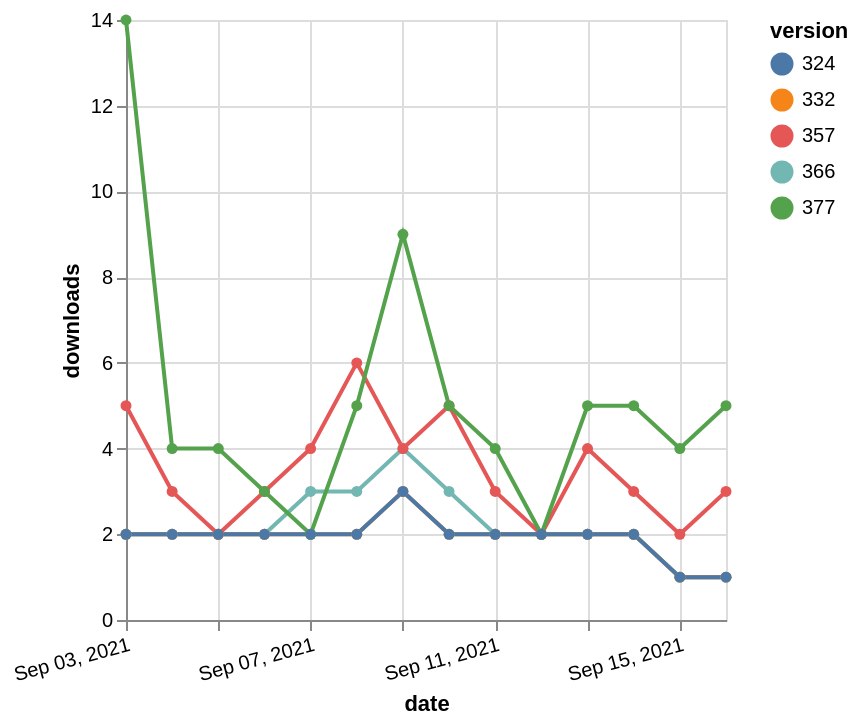

Here is the Vega-Lite specification saved for this chart:
### Vega-Lite specification from a JSON file in a GitHub repository (floating-point values rounded to 4 significant figures)
{"$schema": "https://vega.github.io/schema/vega-lite/v5.json", "description": "A simple bar chart with embedded data.", "data": {"values": [{"date": "2021-09-03", "total": 3975, "delta": 2, "version": "366"}, {"date": "2021-09-04", "total": 3977, "delta": 2, "version": "366"}, {"date": "2021-09-05", "total": 3979, "delta": 2, "version": "366"}, {"date": "2021-09-06", "total": 3981, "delta": 2, "version": "366"}, {"date": "2021-09-07", "total": 3984, "delta": 3, "version": "366"}, {"date": "2021-09-08", "total": 3987, "delta": 3, "version": "366"}, {"date": "2021-09-09", "total": 3991, "delta": 4, "version": "366"}, {"date": "2021-09-10", "total": 3994, "delta": 3, "version": "366"}, {"date": "2021-09-11", "total": 3996, "delta": 2, "version": "366"}, {"date": "2021-09-12", "total": 3998, "delta": 2, "version": "366"}, {"date": "2021-09-13", "total": 4000, "delta": 2, "version": "366"}, {"date": "2021-09-14", "total": 4002, "delta": 2, "version": "366"}, {"date": "2021-09-15", "total": 4003, "delta": 1, "version": "366"}, {"date": "2021-09-16", "total": 4004, "delta": 1, "version": "366"}, {"date": "2021-09-03", "total": 3935, "delta": 5, "version": "357"}, {"date": "2021-09-04", "total": 3938, "delta": 3, "version": "357"}, {"date": "2021-09-05", "total": 3940, "delta": 2, "version": "357"}, {"date": "2021-09-06", "total": 3943, "delta": 3, "version": "357"}, {"date": "2021-09-07", "total": 3947, "delta": 4, "version": "357"}, {"date": "2021-09-08", "total": 3953, "delta": 6, "version": "357"}, {"date": "2021-09-09", "total": 3957, "delta": 4, "version": "357"}, {"date": "2021-09-10", "total": 3962, "delta": 5, "version": "357"}, {"date": "2021-09-11", "total": 3965, "delta": 3, "version": "357"}, {"date": "2021-09-12", "total": 3967, "delta": 2, "version": "357"}, {"date": "2021-09-13", "total": 3971, "delta": 4, "version": "357"}, {"date": "2021-09-14", "total": 3974, "delta": 3, "version": "357"}, {"date": "2021-09-15", "total": 3976, "delta": 2, "version": "357"}, {"date": "2021-09-16", "total": 3979, "delta": 3, "version": "357"}, {"date": "2021-09-03", "total": 2980, "delta": 2, "version": "332"}, {"date": "2021-09-04", "total": 2982, "delta": 2, "version": "332"}, {"date": "2021-09-05", "total": 2984, "delta": 2, "version": "332"}, {"date": "2021-09-06", "total": 2986, "delta": 2, "version": "332"}, {"date": "2021-09-07", "total": 2988, "delta": 2, "version": "332"}, {"date": "2021-09-08", "total": 2990, "delta": 2, "version": "332"}, {"date": "2021-09-09", "total": 2993, "delta": 3, "version": "332"}, {"date": "2021-09-10", "total": 2995, "delta": 2, "version": "332"}, {"date": "2021-09-11", "total": 2997, "delta": 2, "version": "332"}, {"date": "2021-09-12", "total": 2999, "delta": 2, "version": "332"}, {"date": "2021-09-13", "total": 3001, "delta": 2, "version": "332"}, {"date": "2021-09-14", "total": 3003, "delta": 2, "version": "332"}, {"date": "2021-09-15", "total": 3004, "delta": 1, "version": "332"}, {"date": "2021-09-16", "total": 3005, "delta": 1, "version": "332"}, {"date": "2021-09-03", "total": 6423, "delta": 14, "version": "377"}, {"date": "2021-09-04", "total": 6427, "delta": 4, "version": "377"}, {"date": "2021-09-05", "total": 6431, "delta": 4, "version": "377"}, {"date": "2021-09-06", "total": 6434, "delta": 3, "version": "377"}, {"date": "2021-09-07", "total": 6436, "delta": 2, "version": "377"}, {"date": "2021-09-08", "total": 6441, "delta": 5, "version": "377"}, {"date": "2021-09-09", "total": 6450, "delta": 9, "version": "377"}, {"date": "2021-09-10", "total": 6455, "delta": 5, "version": "377"}, {"date": "2021-09-11", "total": 6459, "delta": 4, "version": "377"}, {"date": "2021-09-12", "total": 6461, "delta": 2, "version": "377"}, {"date": "2021-09-13", "total": 6466, "delta": 5, "version": "377"}, {"date": "2021-09-14", "total": 6471, "delta": 5, "version": "377"}, {"date": "2021-09-15", "total": 6475, "delta": 4, "version": "377"}, {"date": "2021-09-16", "total": 6480, "delta": 5, "version": "377"}, {"date": "2021-09-03", "total": 2531, "delta": 2, "version": "324"}, {"date": "2021-09-04", "total": 2533, "delta": 2, "version": "324"}, {"date": "2021-09-05", "total": 2535, "delta": 2, "version": "324"}, {"date": "2021-09-06", "total": 2537, "delta": 2, "version": "324"}, {"date": "2021-09-07", "total": 2539, "delta": 2, "version": "324"}, {"date": "2021-09-08", "total": 2541, "delta": 2, "version": "324"}, {"date": "2021-09-09", "total": 2544, "delta": 3, "version": "324"}, {"date": "2021-09-10", "total": 2546, "delta": 2, "version": "324"}, {"date": "2021-09-11", "total": 2548, "delta": 2, "version": "324"}, {"date": "2021-09-12", "total": 2550, "delta": 2, "version": "324"}, {"date": "2021-09-13", "total": 2552, "delta": 2, "version": "324"}, {"date": "2021-09-14", "total": 2554, "delta": 2, "version": "324"}, {"date": "2021-09-15", "total": 2555, "delta": 1, "version": "324"}, {"date": "2021-09-16", "total": 2556, "delta": 1, "version": "324"}]}, "width": "container", "mark": {"type": "line", "point": {"filled": true}}, "encoding": {"x": {"field": "date", "type": "temporal", "timeUnit": "yearmonthdate", "title": "date", "axis": {"labelAngle": -15}}, "y": {"field": "delta", "type": "quantitative", "title": "downloads"}, "color": {"field": "version", "type": "nominal"}, "tooltip": {"field": "delta"}}}
